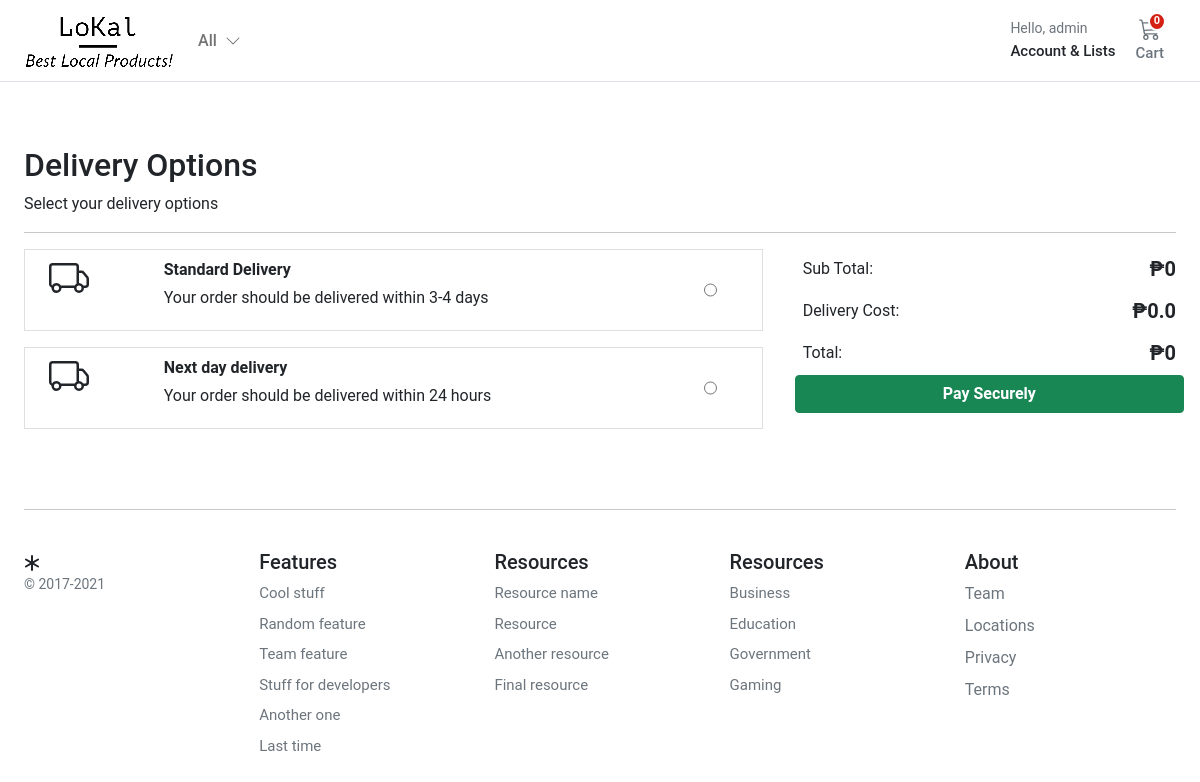
The page /checkout/deliverychoices (signed in) on the database as committed earlier.
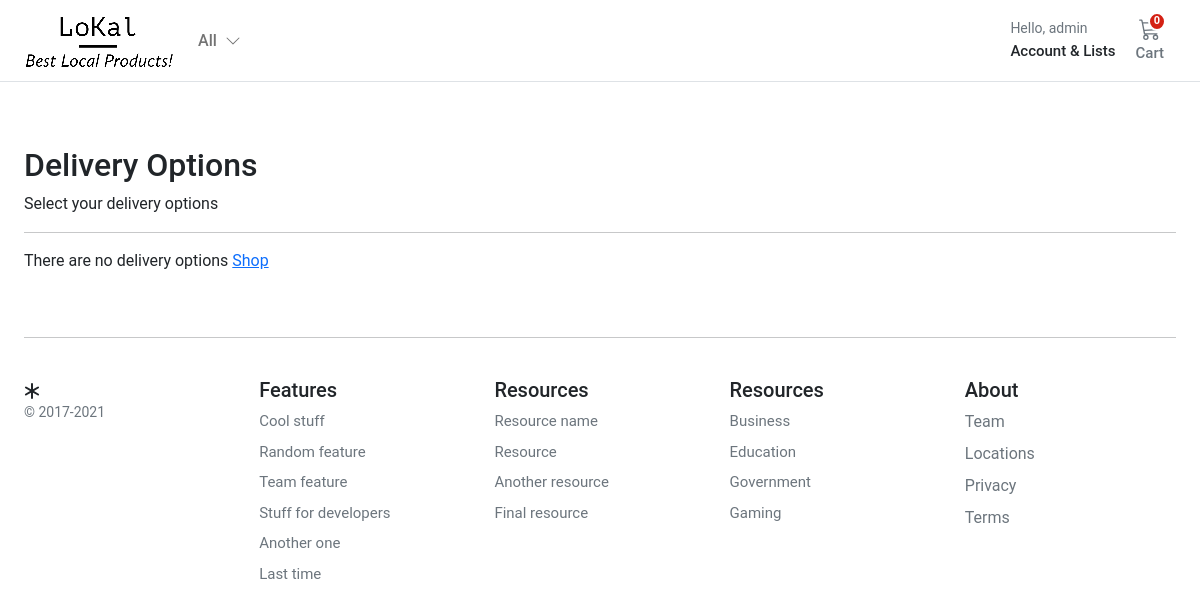
The same page on the database as committed later.
### checkout/models.py (models this page shows, shortened)
class DeliveryOptions(models.Model):
    DELIVERY_CHOICES = [
        ("IS", "In Store"),
        ("HD", "Home Delivery"),
        ("DD", "Digital Delivery"),
    ]
    delivery_name = models.CharField(
        verbose_name=_("delivery_name"),
        help_text=_("Required"),
        max_length=255,
    )
    delivery_price = models.DecimalField(
        verbose_name=_("delivery price"),
        help_text=_("Maximum 999.99"),
        error_messages={
            "name": {
                "max_length": _("The price must be between 0 and 999.99."),
            },
        },
        max_digits=5,
        decimal_places=2,
    )
    delivery_method = models.CharField(
        choices=DELIVERY_CHOICES,
        verbose_name=_("delivery_method"),
        help_text=_("Required"),
        max_length=255,
    )
    delivery_timeframe = models.CharField(
        verbose_name=_("delivery timeframe"),
        help_text=_("Required"),
        max_length=255,
    )
    delivery_window = models.CharField(
        verbose_name=_("delivery window"),
        help_text=_("Required"),
        max_length=255,
    )
    order = models.IntegerField(verbose_name=_("list order"), help_text=_("Required"), default=0)
    is_active = models.BooleanField(default=True)
    class Meta:
        verbose_name = _("Delivery Option")
        verbose_name_plural = _("Delivery Options")

### checkout/views.py (the view)
# urls.py: path("deliverychoices", views.deliverychoices, name="deliverychoices"),
@login_required
def deliverychoices(request):
    deliveryoptions = DeliveryOptions.objects.filter(is_active=True)
    return render(request, "checkout/delivery_choices.html", {"deliveryoptions": deliveryoptions})

### cart/cart.py (called while the page is built)
    def __len__(self):
        return sum(item["qty"] for item in self.cart.values())

    def get_subtotal_price(self):
        return sum(Decimal(item["price"]) * item["qty"] for item in self.cart.values())

    def get_delivery_price(self):
        newprice = 0.00
        if "purchase" in self.session:
            newprice = DeliveryOptions.objects.get(id=self.session["purchase"]["delivery_id"]).delivery_price
        return newprice

    def get_total_price(self):
        newprice = 0.00
        subtotal = sum(Decimal(item["price"]) * item["qty"] for item in self.cart.values())
        if "purchase" in self.session:
            newprice = DeliveryOptions.objects.get(id=self.session["purchase"]["delivery_id"]).delivery_price
        total = subtotal + Decimal(newprice)
        return total

### cart/context_processors.py (called while the page is built)
def cart(request):
    return {'cart': Cart(request)}

### store/context_processors.py (called while the page is built)
def categories(request):
    return {"categories": Category.objects.filter(level=0)}

### store/models.py (called while the page is built)
    def get_absolute_url(self):
        return reverse("store:category_list", args=[self.slug])

### templates/checkout/delivery_choices.html (shortened to what this page needs)
{% extends "../base.html" %}
{% load static %}
{% block content %}
<div class="container">
  <div class="col-12">
    <h1 class="h2">Delivery Options</h1>
  </div>
  <div class="col-12">
    <p>Select your delivery options</p>
  </div>
  <hr />
</div>
<div class="container">
  <div class="row g-3">
    {% if deliveryoptions|length == 0 %}
    <div class="col-12">There are no delivery options <a href="{% url 'store:store_home' %}">Shop</a></div>
    {% else %}
    <div class="col-md-4 col-lg-4 order-md-last p-0 order-3">
      <div class="d-flex bd-highlight ms-0">
        <div class="p-2 flex-grow-1 bd-highlight">Sub Total:</div>
        <div class="p-2 bd-highlight"><span class="fw-bold h5">₱</span><span id="sub_total"
            class="fw-bold h5">{{cart.get_subtotal_price}}</span></div>
      </div>
      <div class="d-flex bd-highlight">
        <div class="p-2 flex-grow-1 bd-highlight">Delivery Cost:</div>
        <div class="p-2 bd-highlight"><span class="fw-bold h5">₱</span><span id="delivery_price"
            class="fw-bold h5">{{cart.get_delivery_price}}</span></div>
      </div>
      <div class="d-flex bd-highlight">
        <div class="p-2 flex-grow-1 bd-highlight">Total:</div>
        <div class="p-2 bd-highlight"><span class="fw-bold h5">₱</span><span id="total"
            class="fw-bold h5">{{cart.get_total_price}}</span></div>
      </div>
      <a role="button" href="{% url "checkout:delivery_address" %}" class="btn btn-success fw-bold w-100"
        type="button">Pay Securely</a>
    </div>
    <div class="col-md-7 col-lg-8">
      {% for option in deliveryoptions %}
      <div class="card mb-3 border-1 rounded-0 product-item me-md-4" data-index="{{option.id}}">
        <div class="row g-0">
          <div class="col-md-2 ps-3 ps-md-4">
          </div>
          <div class="col-md-9 ps-md-1">
            <div class="card-body p-1">
              <p class="card-text ps-2 mb-1 pt-1 fw-bold">{{option.delivery_name}}</p>
              <p class="card-text ps-2 pb-3">Your order should be delivered within {{option.delivery_timeframe}}</p>
            </div>
          </div>
          <div class="col-md-1 ps-md-1">
            <input class="align-middle h-100" type="radio" name="deliveryOption" id="{{option.id}}"
              value="{{option.id}}">
          </div>
        </div>
      </div>
      {% endfor %}
    </div>
    {% endif %}
  </div>
</div>
{% endblock %}

Rows that differ between the two databases and show on the page:
removed DeliveryOptions: delivery_name "Standard Delivery", delivery_timeframe "3-4 days"
removed DeliveryOptions: delivery_name "Next day delivery", delivery_timeframe "24 hours"
Other text that changed with them:
{{ cart.get_subtotal_price }}: "0" → (not shown)
{{ cart.get_delivery_price }}: "0.0" → (not shown)
{{ cart.get_total_price }}: "0" → (not shown)
text no longer shown: "Sub Total: ₱ Delivery Cost: ₱ Total: ₱ Pay Securely"
text now shown: "There are no delivery options Shop"
